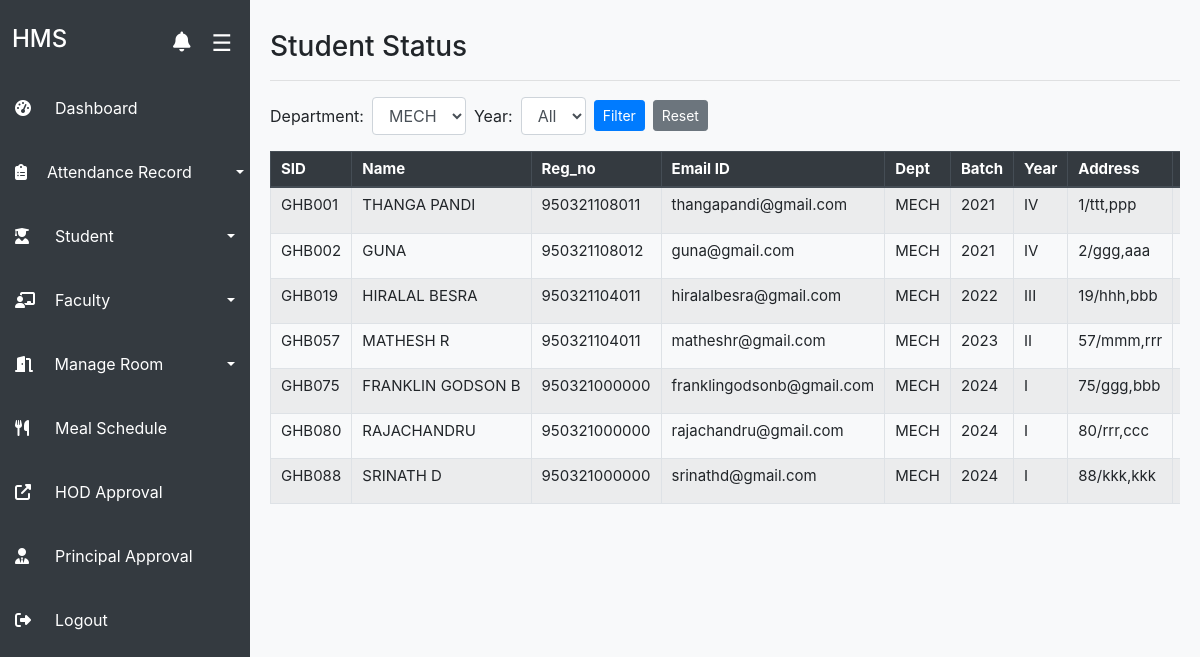
Page /admin/view_students.php?department=MECH (signed in) on the committed database.
### tables this page shows
CREATE TABLE `students` (
  `sid` varchar(200) NOT NULL,
  `name` varchar(200) NOT NULL,
  `st_id` varchar(200) NOT NULL,
  `department` varchar(350) NOT NULL,
  `gender` varchar(350) NOT NULL,
  `email` varchar(200) NOT NULL,
  `password` varchar(200) NOT NULL,
  `joining_year` year(4) NOT NULL,
  `passout_year` year(4) NOT NULL,
  `current_year` varchar(10) NOT NULL,
  `address` varchar(200) NOT NULL,
  `mobile` varchar(255) NOT NULL,
  `room_no` varchar(200) NOT NULL,
  `phone` varchar(255) NOT NULL
);

### admin/view_students.php (the view, shortened to what this page needs)
<?php
include('../includes/dbconn.php');
?>
<!DOCTYPE html>
<html lang="en">
<head>
  <link rel="stylesheet" href="https://stackpath.bootstrapcdn.com/bootstrap/4.3.1/css/bootstrap.min.css">
</head>
<body style="background-color: #f8f9fa;">
<?php include('sidebar.php'); ?>
<br>
<div class="main-content">
  <h3>Student Status</h3>
  <hr>
  <form method="GET" class="form-inline mb-3">
    <label for="department" class="mr-2">Department:</label>
    <select name="department" id="department" class="form-control mr-2">
      <option value="MECH" <?= (isset($_GET['department']) && $_GET['department'] === 'MECH') ? 'selected' : '' ?>>MECH</option>
    </select>
    <label for="year" class="mr-2">Year:</label>
    <select name="year" id="current_year" class="form-control mr-2">
      <option value="">All</option>
    </select>
    <button type="submit" class="btn btn-primary btn-sm mr-2">Filter</button>
    <a href="view_students.php" class="btn btn-secondary btn-sm">Reset</a>
  </form>
  <div class="mobile-scroll-table">
    <table class="table table-bordered table-striped">
      <thead class="thead-dark">
        <tr>
          <th>SID</th>
          <th>Name</th>
          <th>Reg_no</th>
          <th style="width: 200px;">Email ID</th>
          <th>Dept</th>
          <th>Batch</th>
          <th>Year</th>
          <th>Address</th>
          <th>Contact No</th>
        </tr>
      </thead>
      <tbody>
        <?php
        $filters = [];
        $params = [];
        if (!empty($_GET['department'])) {
            $filters[] = "department = ?";
            $params[] = $_GET['department'];
        }
        $sql = "SELECT * FROM students";
        if (count($filters) > 0) {
            $sql .= " WHERE " . implode(" AND ", $filters);
        }
        $sql .= " ORDER BY sid ASC";
        if (count($params) > 0) {
            $stmt = $connection->prepare($sql);
            $types = str_repeat("s", count($params));
            $stmt->bind_param($types, ...$params);
            $stmt->execute();
            $query_run = $stmt->get_result();
        } else {
            $query_run = mysqli_query($connection, $sql);
        }
        if (mysqli_num_rows($query_run) > 0) {
            while ($row = mysqli_fetch_assoc($query_run)) {
                echo "<tr>
                        <td>{$row['sid']}</td>
                        <td>{$row['name']}</td>
                        <td>{$row['st_id']}</td>
                        <td>{$row['email']}</td>
                        <td>{$row['department']}</td>
                        <td>{$row['joining_year']}</td>
                        <td>{$row['current_year']}</td>
                        <td>{$row['address']}</td>
                        <td>{$row['mobile']}</td>
                        <td>{$row['phone']}</td>
                        <td class='d-flex gap-1'>
                            <a href='edit_student.php?id={$row['sid']}' class='btn btn-info btn-sm'>E</a>
                            <a href='delete_student.php?id={$row['sid']}' class='btn btn-danger btn-sm' onclick='return confirm(\"Are you sure?\")'>D</a>
                        </td>
                      </tr>";
            }
        } else {
            echo "<tr><td colspan='11' class='text-center'>No students found.</td></tr>";
        }
        ?>
      </tbody>
    </table>
  </div>
</div>
</body>
</html>

### admin/view_students.php (style rules this page uses)
.main-content { margin-left: 250px; margin-top: -14px; padding: 20px; transition: margin-left 0.3s ease; }
.table td, .table th { white-space: nowrap; padding: 6px 10px; font-size: 15px; }
.mobile-scroll-table { overflow-x: hidden; width: 100%; }
.mobile-scroll-table table { width: 100%; table-layout: auto; min-width: unset; }

### rows in the picture
students: sid "GHB001", name "THANGA PANDI", st "950321108011", email "thangapandi@gmail.com", department "MECH", joining_year "2021", current_year "IV", address "1/ttt,ppp"
students: sid "GHB002", name "GUNA", st "950321108012", email "guna@gmail.com", department "MECH", joining_year "2021", current_year "IV", address "2/ggg,aaa"
students: sid "GHB019", name "HIRALAL BESRA", st "950321104011", email "hiralalbesra@gmail.com", department "MECH", joining_year "2022", current_year "III", address "19/hhh,bbb"
students: sid "GHB057", name "MATHESH R", st "950321104011", email "matheshr@gmail.com", department "MECH", joining_year "2023", current_year "II", address "57/mmm,rrr"
students: sid "GHB075", name "FRANKLIN GODSON B", st "950321000000", email "franklingodsonb@gmail.com", department "MECH", joining_year "2024", current_year "I", address "75/ggg,bbb"
students: sid "GHB080", name "RAJACHANDRU", st "950321000000", email "rajachandru@gmail.com", department "MECH", joining_year "2024", current_year "I", address "80/rrr,ccc"
students: sid "GHB088", name "SRINATH D", st "950321000000", email "srinathd@gmail.com", department "MECH", joining_year "2024", current_year "I", address "88/kkk,kkk"
